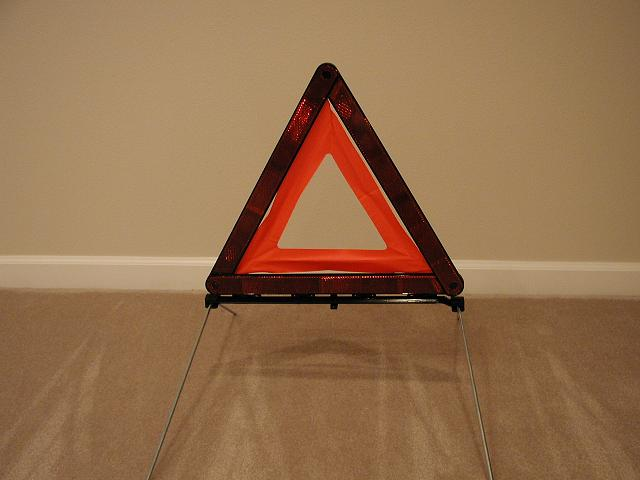
#> input picture trab07/warning-triangle.jpg, 640 x 480 px
$ jupyter execute --allow-errors trab07.ipynb   (shell and % lines are left out)
#> lines starting #> are read from the running program, lines starting #| are printed output that depends on the picture; after the words box and inside, x2 and y2 are one past the last pixel; in counts of white or black regions, pixels touching at a corner belong together
# UNB - PPGI
# Processamento de Imagem
## Trabalho 07

Henrique Brandão

___

Dada a seguinte imagem

[warning-triangle.jpg]

Use processamento de imagens para gerar uma imagem binária da forma geométrica predominante e processamento morfológico para transformar em um objeto sólido.

Usando o método dos momentos invariantes descubra qual das imagens abaixo mais se encaixa na imagem binária resultante do seu processamento.

[ imagens.png]

Entrega é um documento em PDF em formato de relatório. Código só em sessão de anexo/apêndice. Não precisa enrolar nem colocar background, mas precisa discutir o que você está fazendo e discutir os resultados.

# 1) Isolando a forma

[cell 1]
import cv2

import numpy as np
import seaborn as sns

from math import sqrt
from random import choice

from PIL import Image
from matplotlib import pyplot as plt

[cell 2]
f = 'warning-triangle.jpg'
x = cv2.imread(f)
#> x is the input picture: shape (480, 640, 3); mean B, G, R 76.9, 111, 148.1
x = cv2.cvtColor(cv2.imread(f), cv2.COLOR_BGR2RGB)

[cell 3]
kernel = np.ones((100,100), np.uint8)

erosao = lambda x: cv2.erode(x, kernel, iterations=1)
dilatacao = lambda x: cv2.dilate(x, kernel, iterations=1)
tresh = lambda i: cv2.threshold(i, 50, 255, cv2.THRESH_BINARY)[-1]

plt.figure(figsize=(14,8))

__ = (
    erosao(x),
    dilatacao(erosao(x)),
    cv2.blur(dilatacao(erosao(x)), ksize=(50,50)),
    tresh(cv2.blur(dilatacao(erosao(x)), ksize=(50,50)))
)

for i,_ in enumerate(__):
    plt.subplot(len(__),4,i+1)
    plt.imshow(_)
    plt.xticks([])
    plt.yticks([])
#> this loop made 4 passes

plt.show()
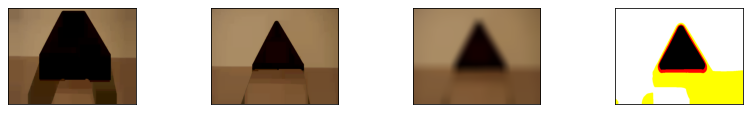
#> figure drawn by matplotlib, 4 panels

[cell 4]
y = tresh(cv2.blur(dilatacao(erosao(x)), ksize=(50,50)))
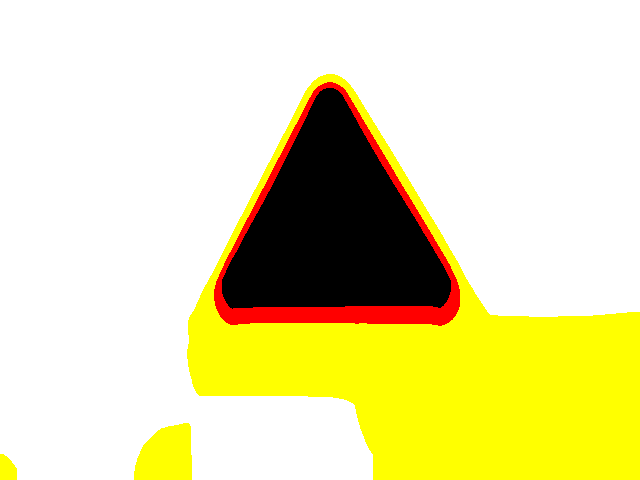
#> y: shape (480, 640, 3); mean R, G, B 230.5, 224.5, 170.1

[cell 5]
plt.figure(figsize=(3,2))

plt.imshow(y)
plt.title(y.shape)
plt.xticks([])
plt.yticks([])

plt.show()

[cell 6]
plt.figure(figsize=(3,2))

_ = y[:,:,1]

plt.imshow(_, cmap='Greys')
plt.title(_.shape)
plt.xticks([])
plt.yticks([])

plt.show()
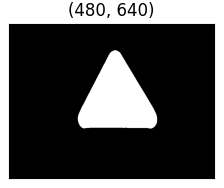
#> figure drawn by matplotlib, 1 panel

[cell 7]
plt.figure(figsize=(3,2))

__ = np.zeros(shape=(480,640,3)).astype(np.uint8)

__[:,:,0] = _
__[:,:,1] = _
__[:,:,2] = _

triangulo = 255 - __
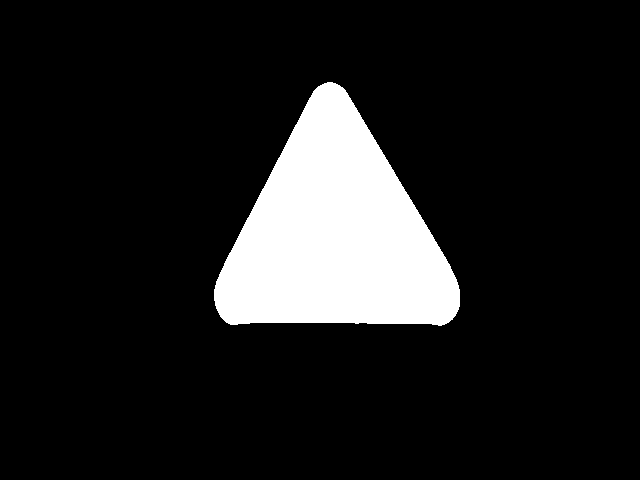
#> triangulo: shape (480, 640, 3); 12% white; 1 white region, box (x1, y1, x2, y2) and area: (214, 82, 460, 326) 36745

plt.imshow(triangulo)
plt.title(f'triângulo {triangulo.shape}')
plt.xticks([])
plt.yticks([])

plt.show()

# 2) Momentos invariantes

[cell 8]
hip = 'disco.png elipse.png paralelogramo.png quadrado.png trapezio.png triangulo.png triangulo2.png trianguloRetangulo.png'.split()
hip = [(h.split('.')[0], cv2.imread(h)) for h in hip]
#> hip = 8 items
len(hip)
#> Out = 8

$ run again, with trab01/img01-pb.jpeg copied over trab07/warning-triangle.jpg
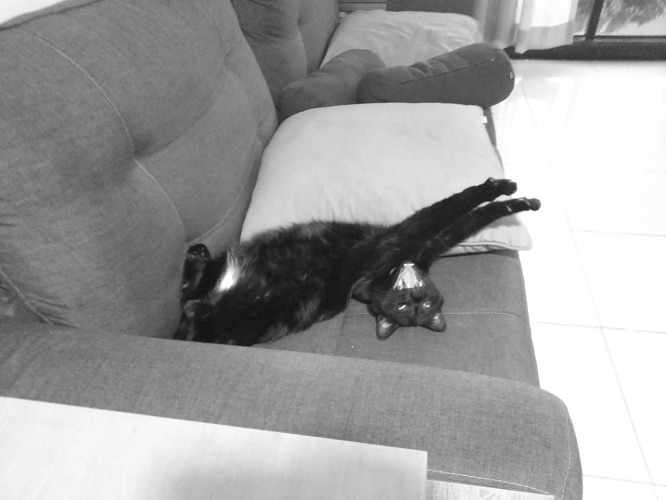
#> input picture trab01/img01-pb.jpeg, 666 x 500 px
#> x is the input picture: shape (500, 666, 3); min 10, max 255, mean 159.5
#> the loop `for i,_ in enumerate(__):` made 4 passes
#> `y = tresh(cv2.blur(dilatacao(erosao(x)), ksize=(50,50)))`:
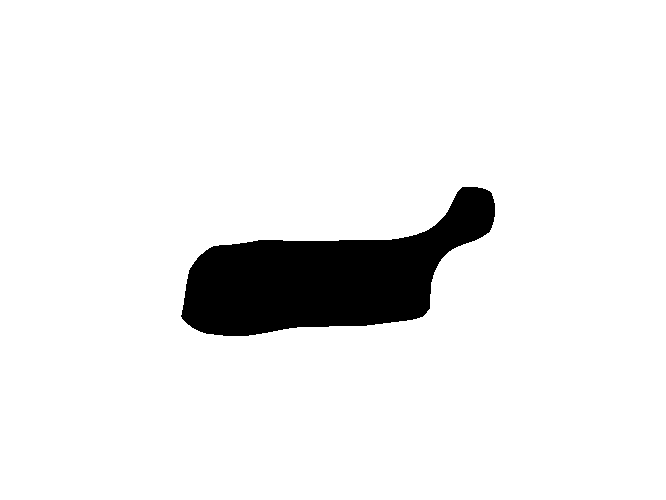
#> y: shape (500, 666, 3); 92.8% white; 1 black region, box (x1, y1, x2, y2) and area: (181, 187, 495, 336) 24030
#> `plt.show()`:
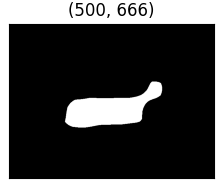
#> figure drawn by matplotlib, 1 panel
#> hip = 8 items
#> Out = 8
